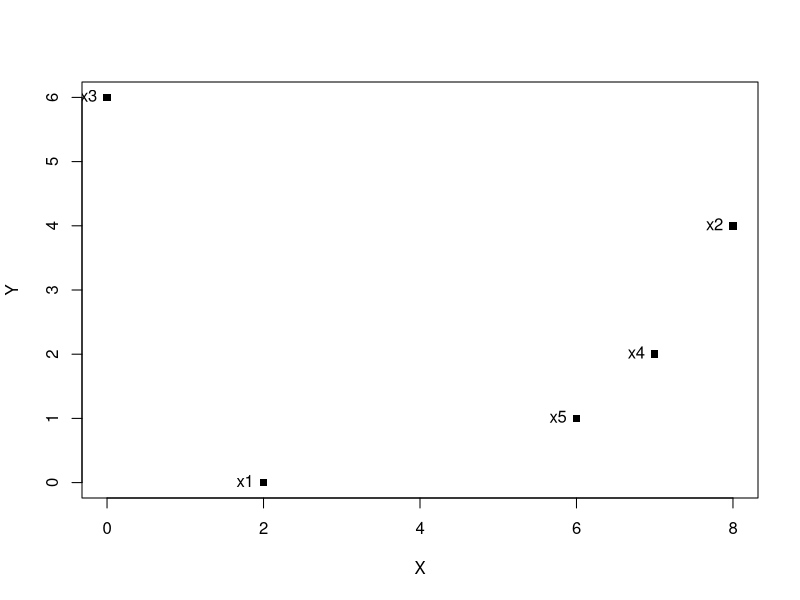
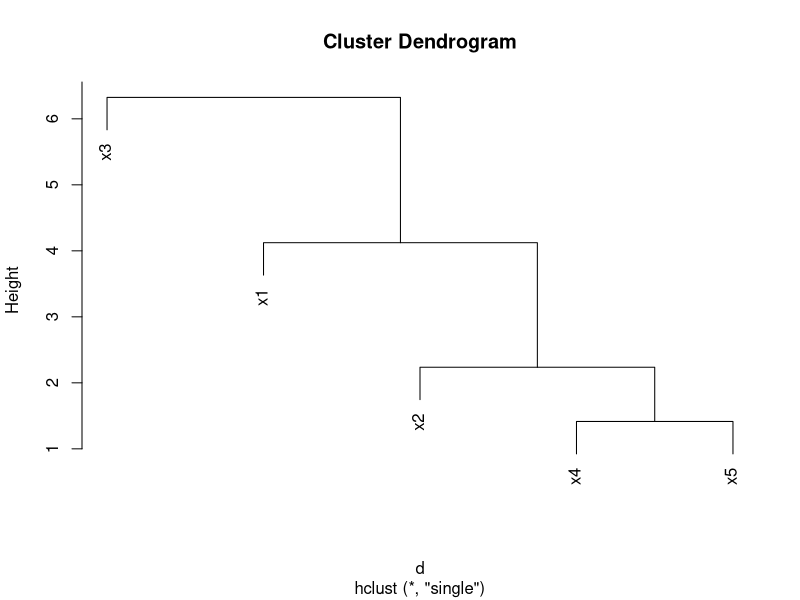
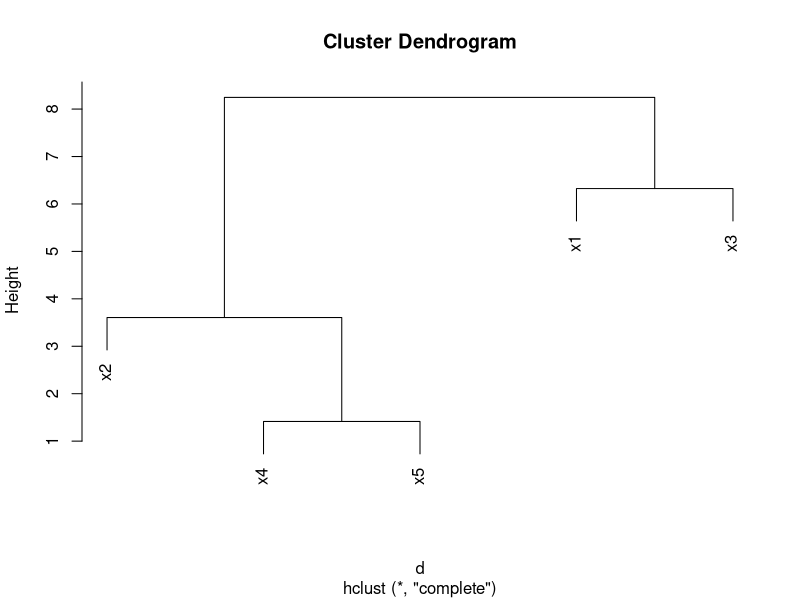
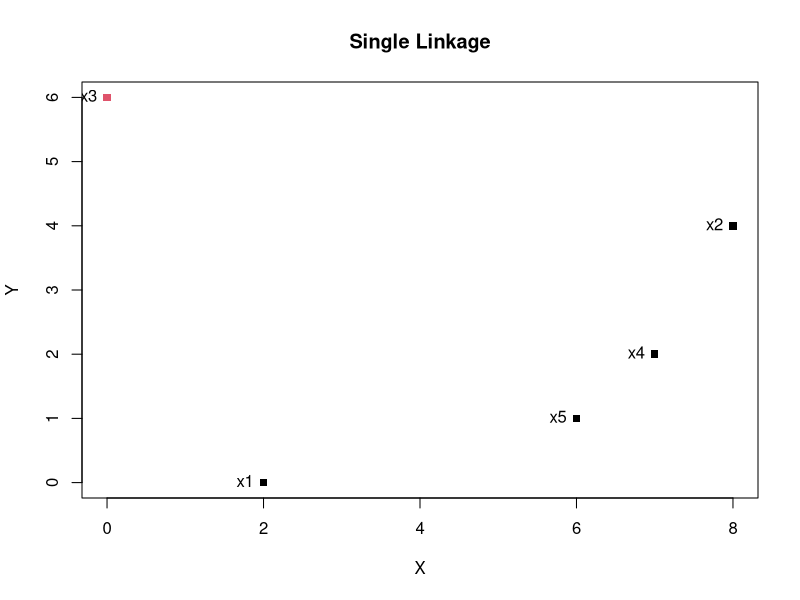
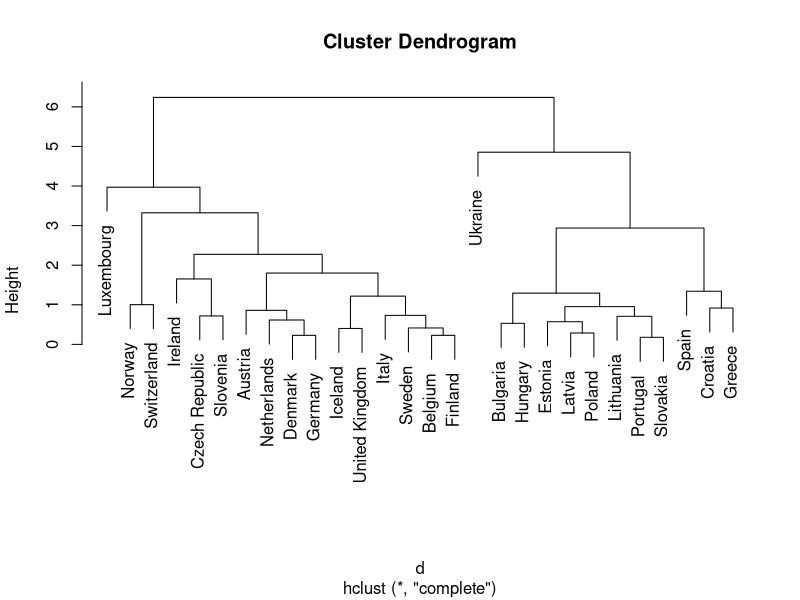
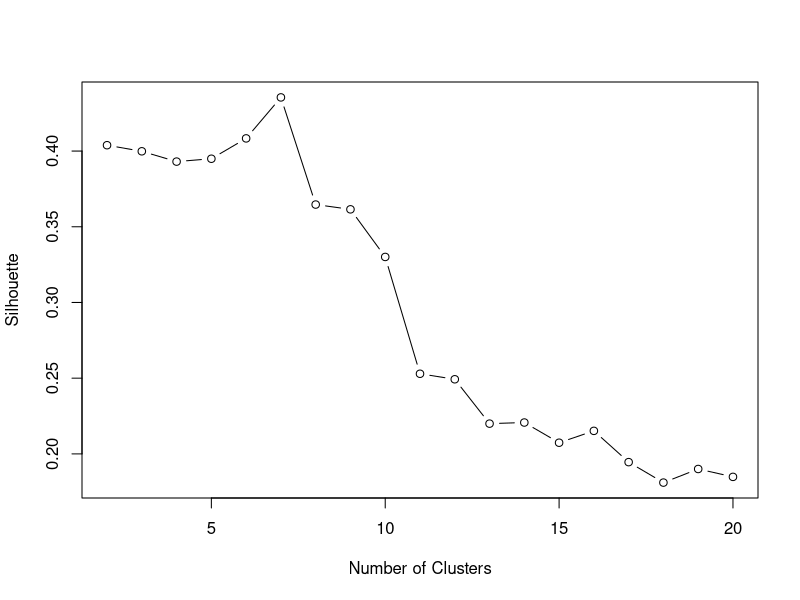
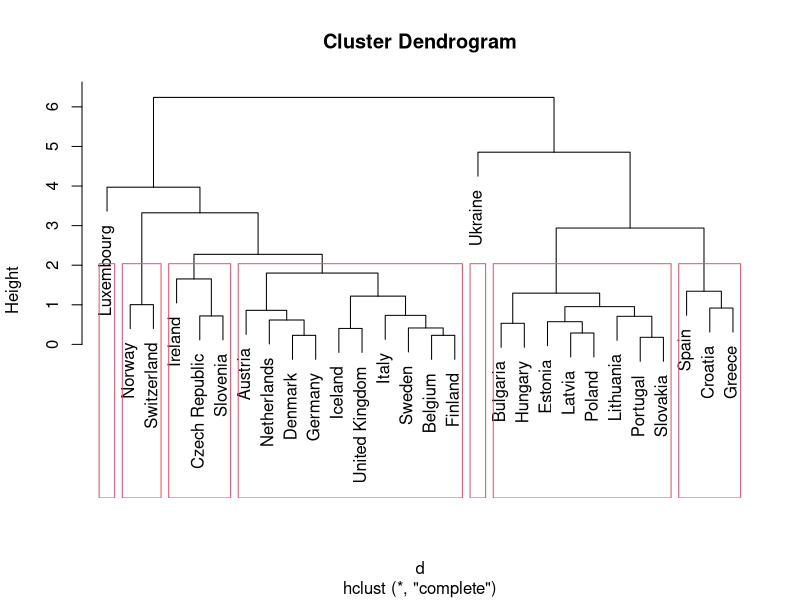
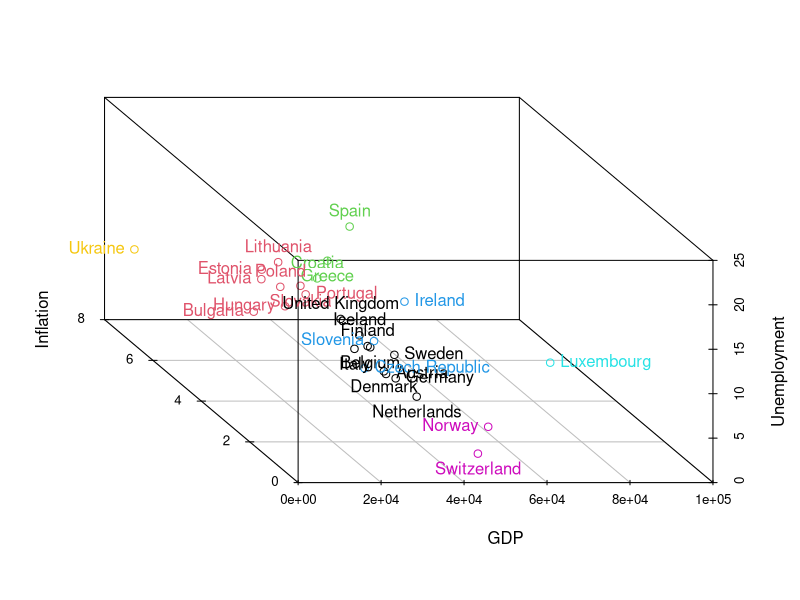

R code for these plots, in order:
rm(list=ls())

#Section 2 Hierarchical clustering
X = c(2,8,0,7,6)
Y = c(0,4,6,2,1)
rnames = c("x1", "x2", "x3", "x4", "x5")
hdata = data.frame(X, Y, row.names = rnames)
plot(hdata, pch=15)
text(hdata, labels = row.names(hdata), pos=2)

d = dist(hdata)
hc_single = hclust(d, method = "single")
plot(hc_single)

hc_complete = hclust(d, method = "complete")
plot(hc_complete)

clusters = cutree(hc_single, k = 2)
plot(hdata, col = clusters, pch=15, main = "Single Linkage")
text(hdata, labels = row.names(hdata), pos = 2)


#Section 3 Application with hierarchical clustering
library(cluster)
library(scatterplot3d)
europe = read.csv("europe.txt")

d = dist(scale(europe))
hc <- hclust(d, method = "complete")
plot(hc)

slc = c()
for (i in 2:20){
  clusters = cutree(hc, k=i)
  slc[i-1] = mean(silhouette(clusters,d)[,3])
}
plot(2:20,slc,type = "b", xlab = "Number of Clusters", ylab = "Silhouette")

clusters = cutree(hc, k=7)
plot(hc)
rect.hclust(hc, k=7)

s3d = scatterplot3d(europe, angle = 125, scale.y = 1.5, color = clusters)
coords <- s3d$xyz.convert(europe)
text(coords$x, coords$y, labels=row.names(europe), pos=sample(1:4), col = clusters)

model_silhouette = silhouette(clusters,d)
plot(model_silhouette)

#Section 4 Density based clustering
library(dbscan)
X = c(2, 2, 8, 5, 7, 6, 1, 4)
Y = c(10, 5, 4, 8, 5, 4, 2, 9)
rnames = c("x1", "x2", "x3", "x4", "x5", "x6", "x7", "x8")
ddata = data.frame(X, Y, row.names = rnames)
plot(ddata, pch = 15)
text(ddata, labels = row.names(ddata), pos = 4)

model = dbscan(ddata, eps=2, minPts=2)
clusters = model$cluster
plot(ddata, col = clusters+1, pch = 15, main = "DBSCAN(eps=2, minPts=2)")
text(ddata, labels = row.names(ddata), pos = 4)

model = dbscan(ddata, eps=3.5, minPts=2)
clusters = model$cluster
plot(ddata, col = clusters+1, pch = 15, main = "DBSCAN(eps=3.5, minPts=2)")
text(ddata, labels = row.names(ddata), pos = 4)

#Section 5 Application with density based clustering
mdata = read.csv("mdata.txt")
plot(mdata)

model = kmeans(mdata, 2)
plot(mdata, col = model$cluster+1)

knndist = kNNdist(mdata, k=10, all=TRUE)
kdist = knndist[,10]

plot(sort(kdist), type = "l", xlab = "Points sorted by distance", ylab = "10-NN distance")

model = dbscan(mdata, eps = 0.4, minPts = 10)
plot(mdata, col=model$cluster+1, pch = ifelse(model$cluster,1,4))
